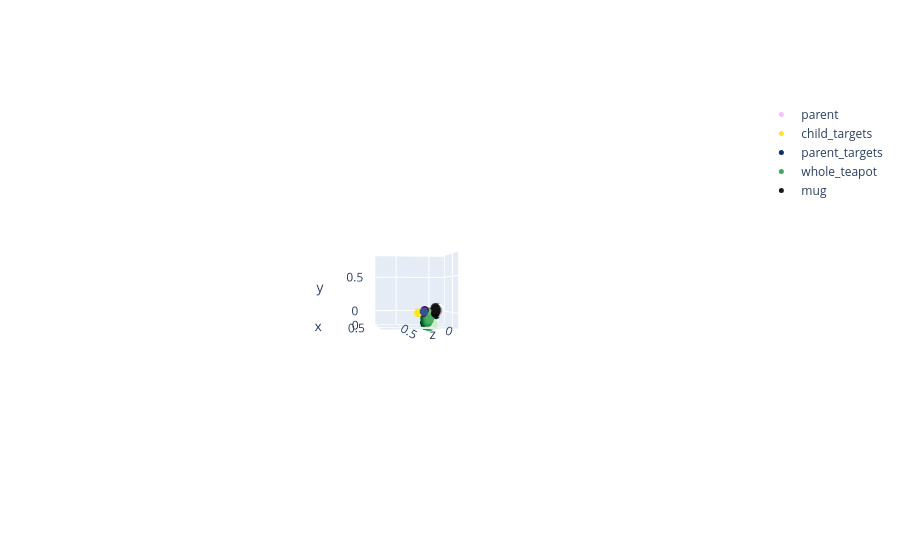

Here is the notebook cell this chart was saved with:
### Code cell
pp = pickle.load(open(preplace_demo_file, 'rb'))
preplace_knns = pp['knns']
preplace_target_indices = pp['target_indices']
preplace_deltas = pp['deltas']

targets_child = None
targets_parent = None

anchors = child_model.to_pcd(child_params)[
    preplace_knns
]
targets_child = np.mean(
    anchors + preplace_deltas, axis=1
)
targets_parent = parent_model.to_pcd(parent_params)[
    preplace_target_indices
] 

child_part_targets = {}   
child_targets_viz = {}
parent_targets_viz = {}


child_transform  = utils.pos_quat_to_transform(child_params.position, 
                                              child_params.quat)
parent_transform  = utils.pos_quat_to_transform(parent_params.position, 
                                          parent_params.quat)
child_targets_viz =  child_targets_viz | {
                     f'child_targets': \
                     utils.transform_pcd(targets_child,
                                         child_transform),
                     }
parent_targets_viz = parent_targets_viz | {
                     f'parent_targets': \
                     utils.transform_pcd(targets_parent,
                                         parent_transform),
                     }

viz_pcls = {'parent':scene_pcls[parent_object]}| child_targets_viz | parent_targets_viz | transformed_scene_pcls

viz_utils.show_pcds_plotly(viz_pcls)
